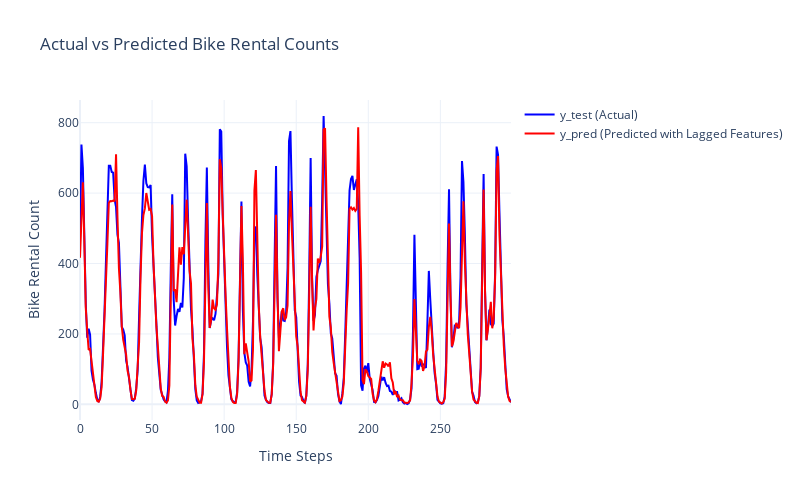

Notebook source saved alongside this figure:
### Code cell
plot_actual_vs_predicted(
    y_true=y_test,
    y_pred=y_pred,
    n=n,
    title="Actual vs Predicted Bike Rental Counts (Base Model with Lagged Features)",
)

### Figure 1 — Plotly figure (JSON) as saved in the notebook; plotly's stock layout.template omitted (floating-point values rounded to 4 significant figures; data arrays with more than 128 entries replaced by an {"elided": "..."} marker saying what was removed)
{"data": [{"line": {"color": "blue", "width": 2}, "mode": "lines", "name": "y_test (Actual)", "type": "scatter", "x": {"elided": "300 int values"}, "y": {"elided": "300 float values"}}, {"line": {"color": "red", "width": 2}, "mode": "lines", "name": "y_pred (Predicted with Lagged Features)", "type": "scatter", "x": {"elided": "300 int values"}, "y": {"elided": "300 float values"}}], "layout": {"height": 500, "hovermode": "x unified", "title": {"text": "Actual vs Predicted Bike Rental Counts"}, "width": 800, "xaxis": {"title": {"text": "Time Steps"}}, "yaxis": {"title": {"text": "Bike Rental Count"}}}}
